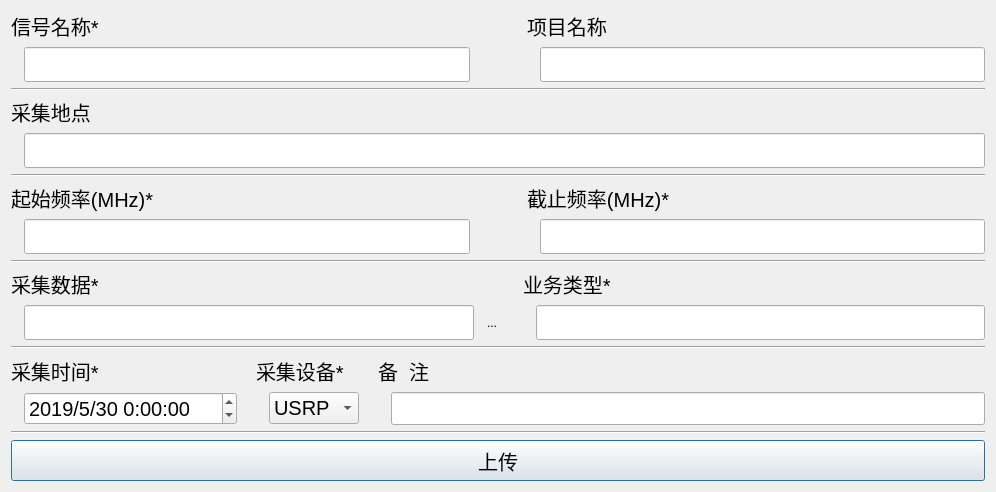
<?xml version="1.0" encoding="UTF-8"?>
<ui version="4.0">
 <class>Dialog</class>
 <widget class="QDialog" name="Dialog">
  <property name="geometry">
   <rect>
    <x>0</x>
    <y>0</y>
    <width>996</width>
    <height>492</height>
   </rect>
  </property>
  <property name="minimumSize">
   <size>
    <width>0</width>
    <height>0</height>
   </size>
  </property>
  <property name="maximumSize">
   <size>
    <width>16777215</width>
    <height>16777215</height>
   </size>
  </property>
  <property name="windowTitle">
   <string>现场干扰数据频域包络识别记录</string>
  </property>
  <layout class="QVBoxLayout" name="verticalLayout">
   <item>
    <layout class="QGridLayout" name="gridLayout_5">
     <item row="0" column="0" colspan="2">
      <widget class="QLabel" name="label_6">
       <property name="font">
        <font>
         <pointsize>15</pointsize>
        </font>
       </property>
       <property name="text">
        <string>信号名称*</string>
       </property>
      </widget>
     </item>
     <item row="0" column="3" colspan="2">
      <widget class="QLabel" name="label_5">
       <property name="font">
        <font>
         <pointsize>15</pointsize>
        </font>
       </property>
       <property name="text">
        <string>项目名称</string>
       </property>
      </widget>
     </item>
     <item row="1" column="0">
      <widget class="QLabel" name="label_11">
       <property name="text">
        <string/>
       </property>
      </widget>
     </item>
     <item row="1" column="1">
      <widget class="QLineEdit" name="lineEdit_3">
       <property name="minimumSize">
        <size>
         <width>0</width>
         <height>35</height>
        </size>
       </property>
       <property name="font">
        <font>
         <pointsize>15</pointsize>
        </font>
       </property>
       <property name="text">
        <string/>
       </property>
      </widget>
     </item>
     <item row="1" column="2">
      <widget class="QLabel" name="label_30">
       <property name="minimumSize">
        <size>
         <width>45</width>
         <height>0</height>
        </size>
       </property>
       <property name="text">
        <string/>
       </property>
      </widget>
     </item>
     <item row="1" column="3">
      <widget class="QLabel" name="label_9">
       <property name="text">
        <string/>
       </property>
      </widget>
     </item>
     <item row="1" column="4">
      <widget class="QLineEdit" name="lineEdit_2">
       <property name="minimumSize">
        <size>
         <width>0</width>
         <height>35</height>
        </size>
       </property>
       <property name="font">
        <font>
         <pointsize>15</pointsize>
        </font>
       </property>
      </widget>
     </item>
    </layout>
   </item>
   <item>
    <widget class="Line" name="line_2">
     <property name="orientation">
      <enum>Qt::Horizontal</enum>
     </property>
    </widget>
   </item>
   <item>
    <layout class="QGridLayout" name="gridLayout_2">
     <item row="0" column="0" colspan="2">
      <widget class="QLabel" name="label_10">
       <property name="font">
        <font>
         <pointsize>15</pointsize>
        </font>
       </property>
       <property name="text">
        <string>采集地点</string>
       </property>
      </widget>
     </item>
     <item row="1" column="0">
      <widget class="QLabel" name="label_19">
       <property name="text">
        <string/>
       </property>
      </widget>
     </item>
     <item row="1" column="1">
      <widget class="QLineEdit" name="lineEdit_6">
       <property name="minimumSize">
        <size>
         <width>0</width>
         <height>35</height>
        </size>
       </property>
       <property name="font">
        <font>
         <pointsize>15</pointsize>
        </font>
       </property>
      </widget>
     </item>
    </layout>
   </item>
   <item>
    <widget class="Line" name="line_3">
     <property name="orientation">
      <enum>Qt::Horizontal</enum>
     </property>
    </widget>
   </item>
   <item>
    <layout class="QGridLayout" name="gridLayout_3">
     <item row="0" column="0" colspan="2">
      <widget class="QLabel" name="label_14">
       <property name="minimumSize">
        <size>
         <width>81</width>
         <height>0</height>
        </size>
       </property>
       <property name="maximumSize">
        <size>
         <width>16777215</width>
         <height>16777215</height>
        </size>
       </property>
       <property name="font">
        <font>
         <pointsize>15</pointsize>
        </font>
       </property>
       <property name="text">
        <string>起始频率(MHz)*</string>
       </property>
      </widget>
     </item>
     <item row="1" column="0">
      <widget class="QLabel" name="label_20">
       <property name="text">
        <string/>
       </property>
      </widget>
     </item>
     <item row="1" column="1">
      <widget class="QLineEdit" name="lineEdit_10">
       <property name="minimumSize">
        <size>
         <width>165</width>
         <height>35</height>
        </size>
       </property>
       <property name="maximumSize">
        <size>
         <width>16777215</width>
         <height>16777215</height>
        </size>
       </property>
       <property name="font">
        <font>
         <pointsize>15</pointsize>
        </font>
       </property>
      </widget>
     </item>
     <item row="1" column="3">
      <widget class="QLabel" name="label_21">
       <property name="text">
        <string/>
       </property>
      </widget>
     </item>
     <item row="1" column="4">
      <widget class="QLineEdit" name="lineEdit_9">
       <property name="minimumSize">
        <size>
         <width>165</width>
         <height>35</height>
        </size>
       </property>
       <property name="maximumSize">
        <size>
         <width>16777215</width>
         <height>16777215</height>
        </size>
       </property>
       <property name="font">
        <font>
         <pointsize>15</pointsize>
        </font>
       </property>
      </widget>
     </item>
     <item row="0" column="3" colspan="2">
      <widget class="QLabel" name="label_13">
       <property name="minimumSize">
        <size>
         <width>0</width>
         <height>0</height>
        </size>
       </property>
       <property name="maximumSize">
        <size>
         <width>16777215</width>
         <height>16777215</height>
        </size>
       </property>
       <property name="font">
        <font>
         <pointsize>15</pointsize>
        </font>
       </property>
       <property name="text">
        <string>截止频率(MHz)*</string>
       </property>
      </widget>
     </item>
     <item row="1" column="2">
      <widget class="QLabel" name="label_31">
       <property name="minimumSize">
        <size>
         <width>45</width>
         <height>0</height>
        </size>
       </property>
       <property name="text">
        <string/>
       </property>
      </widget>
     </item>
    </layout>
   </item>
   <item>
    <widget class="Line" name="line_4">
     <property name="orientation">
      <enum>Qt::Horizontal</enum>
     </property>
    </widget>
   </item>
   <item>
    <layout class="QGridLayout" name="gridLayout_4">
     <item row="0" column="0" colspan="2">
      <widget class="QLabel" name="label_3">
       <property name="font">
        <font>
         <pointsize>15</pointsize>
        </font>
       </property>
       <property name="text">
        <string>采集数据*</string>
       </property>
      </widget>
     </item>
     <item row="0" column="4" colspan="2">
      <widget class="QLabel" name="label_7">
       <property name="minimumSize">
        <size>
         <width>0</width>
         <height>0</height>
        </size>
       </property>
       <property name="maximumSize">
        <size>
         <width>16777215</width>
         <height>16777215</height>
        </size>
       </property>
       <property name="font">
        <font>
         <pointsize>15</pointsize>
        </font>
       </property>
       <property name="text">
        <string>业务类型*</string>
       </property>
      </widget>
     </item>
     <item row="1" column="0">
      <widget class="QLabel" name="label_22">
       <property name="text">
        <string/>
       </property>
      </widget>
     </item>
     <item row="1" column="1">
      <widget class="QLineEdit" name="lineEdit">
       <property name="minimumSize">
        <size>
         <width>0</width>
         <height>35</height>
        </size>
       </property>
       <property name="font">
        <font>
         <pointsize>15</pointsize>
        </font>
       </property>
      </widget>
     </item>
     <item row="1" column="2">
      <widget class="QToolButton" name="pushButton_1">
       <property name="text">
        <string>...</string>
       </property>
       <property name="icon">
        <iconset resource="file_ui/ziyuan.qrc">
         <normaloff>:/图标/openfile.png</normaloff>:/图标/openfile.png</iconset>
       </property>
       <property name="iconSize">
        <size>
         <width>30</width>
         <height>30</height>
        </size>
       </property>
       <property name="autoRaise">
        <bool>true</bool>
       </property>
      </widget>
     </item>
     <item row="1" column="3">
      <widget class="QLabel" name="label_32">
       <property name="text">
        <string/>
       </property>
      </widget>
     </item>
     <item row="1" column="4">
      <widget class="QLabel" name="label_23">
       <property name="text">
        <string/>
       </property>
      </widget>
     </item>
     <item row="1" column="5">
      <widget class="QLineEdit" name="lineEdit_4">
       <property name="minimumSize">
        <size>
         <width>165</width>
         <height>35</height>
        </size>
       </property>
       <property name="maximumSize">
        <size>
         <width>16777215</width>
         <height>16777215</height>
        </size>
       </property>
       <property name="font">
        <font>
         <pointsize>15</pointsize>
        </font>
       </property>
      </widget>
     </item>
    </layout>
   </item>
   <item>
    <widget class="Line" name="line_5">
     <property name="orientation">
      <enum>Qt::Horizontal</enum>
     </property>
    </widget>
   </item>
   <item>
    <layout class="QGridLayout" name="gridLayout">
     <item row="0" column="3" colspan="2">
      <widget class="QLabel" name="label">
       <property name="font">
        <font>
         <pointsize>15</pointsize>
        </font>
       </property>
       <property name="text">
        <string>采集设备*</string>
       </property>
      </widget>
     </item>
     <item row="1" column="7">
      <widget class="QLineEdit" name="lineEdit_8">
       <property name="minimumSize">
        <size>
         <width>0</width>
         <height>0</height>
        </size>
       </property>
       <property name="maximumSize">
        <size>
         <width>16777215</width>
         <height>81</height>
        </size>
       </property>
       <property name="font">
        <font>
         <pointsize>15</pointsize>
        </font>
       </property>
      </widget>
     </item>
     <item row="1" column="6">
      <widget class="QLabel" name="label_25">
       <property name="text">
        <string/>
       </property>
      </widget>
     </item>
     <item row="0" column="0" colspan="2">
      <widget class="QLabel" name="label_2">
       <property name="font">
        <font>
         <pointsize>15</pointsize>
        </font>
       </property>
       <property name="text">
        <string>采集时间*</string>
       </property>
      </widget>
     </item>
     <item row="1" column="3">
      <widget class="QLabel" name="label_26">
       <property name="text">
        <string/>
       </property>
      </widget>
     </item>
     <item row="1" column="1">
      <widget class="QDateTimeEdit" name="dateTimeEdit">
       <property name="maximumSize">
        <size>
         <width>16777215</width>
         <height>16777215</height>
        </size>
       </property>
       <property name="font">
        <font>
         <pointsize>15</pointsize>
        </font>
       </property>
       <property name="date">
        <date>
         <year>2019</year>
         <month>5</month>
         <day>30</day>
        </date>
       </property>
       <property name="displayFormat">
        <string>yyyy/M/d H:mm:ss</string>
       </property>
      </widget>
     </item>
     <item row="0" column="6" colspan="2">
      <widget class="QLabel" name="label_12">
       <property name="minimumSize">
        <size>
         <width>81</width>
         <height>0</height>
        </size>
       </property>
       <property name="maximumSize">
        <size>
         <width>11111</width>
         <height>16777215</height>
        </size>
       </property>
       <property name="font">
        <font>
         <pointsize>15</pointsize>
        </font>
       </property>
       <property name="text">
        <string>备  注</string>
       </property>
      </widget>
     </item>
     <item row="1" column="4">
      <widget class="QComboBox" name="comboBox">
       <property name="font">
        <font>
         <pointsize>15</pointsize>
        </font>
       </property>
       <item>
        <property name="text">
         <string>USRP</string>
        </property>
       </item>
       <item>
        <property name="text">
         <string>示波器</string>
        </property>
       </item>
      </widget>
     </item>
     <item row="1" column="0">
      <widget class="QLabel" name="label_24">
       <property name="maximumSize">
        <size>
         <width>8</width>
         <height>16777215</height>
        </size>
       </property>
       <property name="text">
        <string/>
       </property>
      </widget>
     </item>
     <item row="1" column="5">
      <widget class="QLabel" name="label_33">
       <property name="text">
        <string/>
       </property>
      </widget>
     </item>
     <item row="1" column="2">
      <widget class="QLabel" name="label_34">
       <property name="text">
        <string/>
       </property>
      </widget>
     </item>
    </layout>
   </item>
   <item>
    <widget class="Line" name="line">
     <property name="orientation">
      <enum>Qt::Horizontal</enum>
     </property>
    </widget>
   </item>
   <item>
    <widget class="QPushButton" name="pushButton_3">
     <property name="minimumSize">
      <size>
       <width>41</width>
       <height>41</height>
      </size>
     </property>
     <property name="font">
      <font>
       <pointsize>15</pointsize>
      </font>
     </property>
     <property name="text">
      <string>上传</string>
     </property>
    </widget>
   </item>
  </layout>
 </widget>
 <resources>
  <include location="file_ui/ziyuan.qrc"/>
 </resources>
 <connections/>
</ui>
